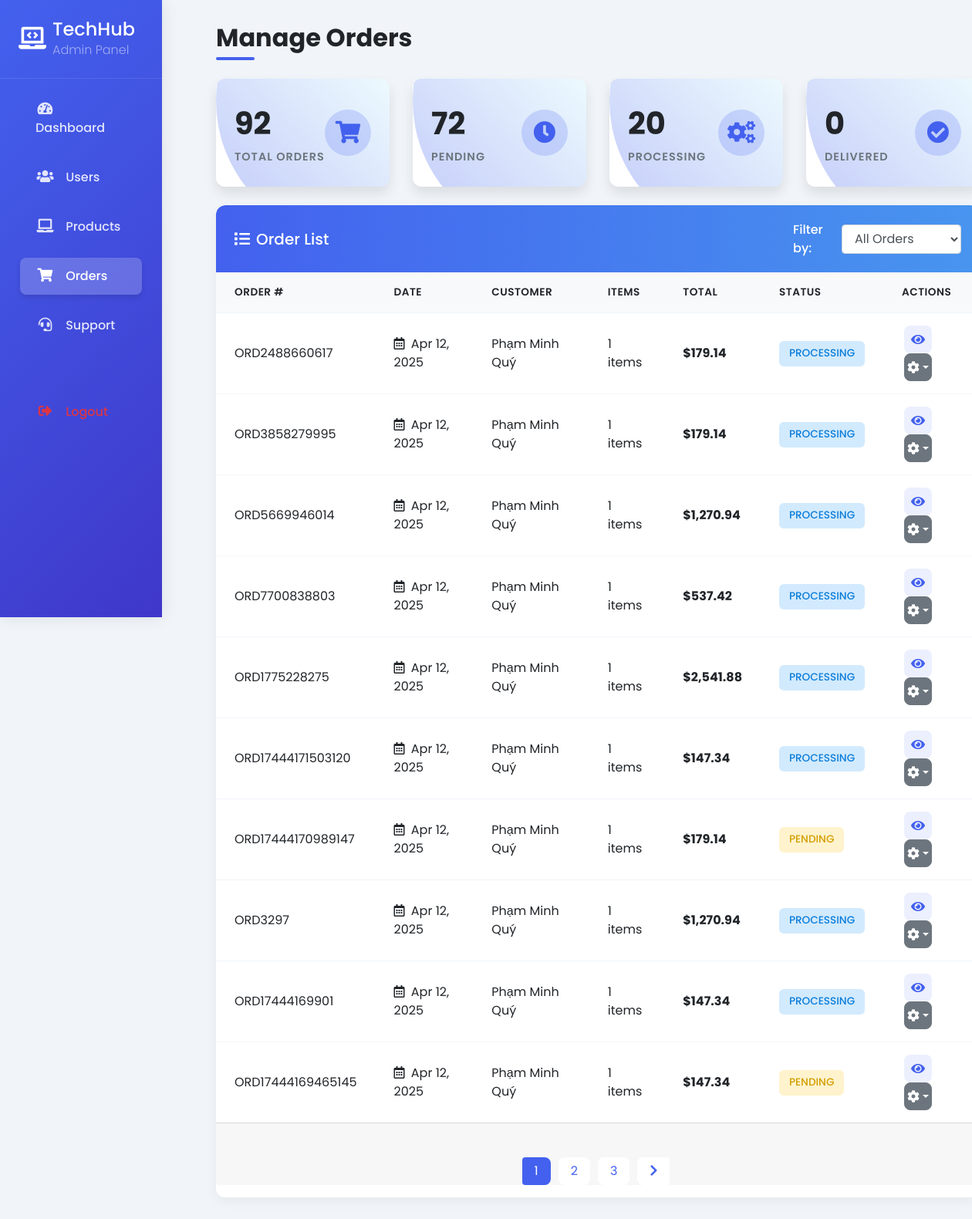
Page /admin/manage_orders.php (signed in) on the earlier database version.
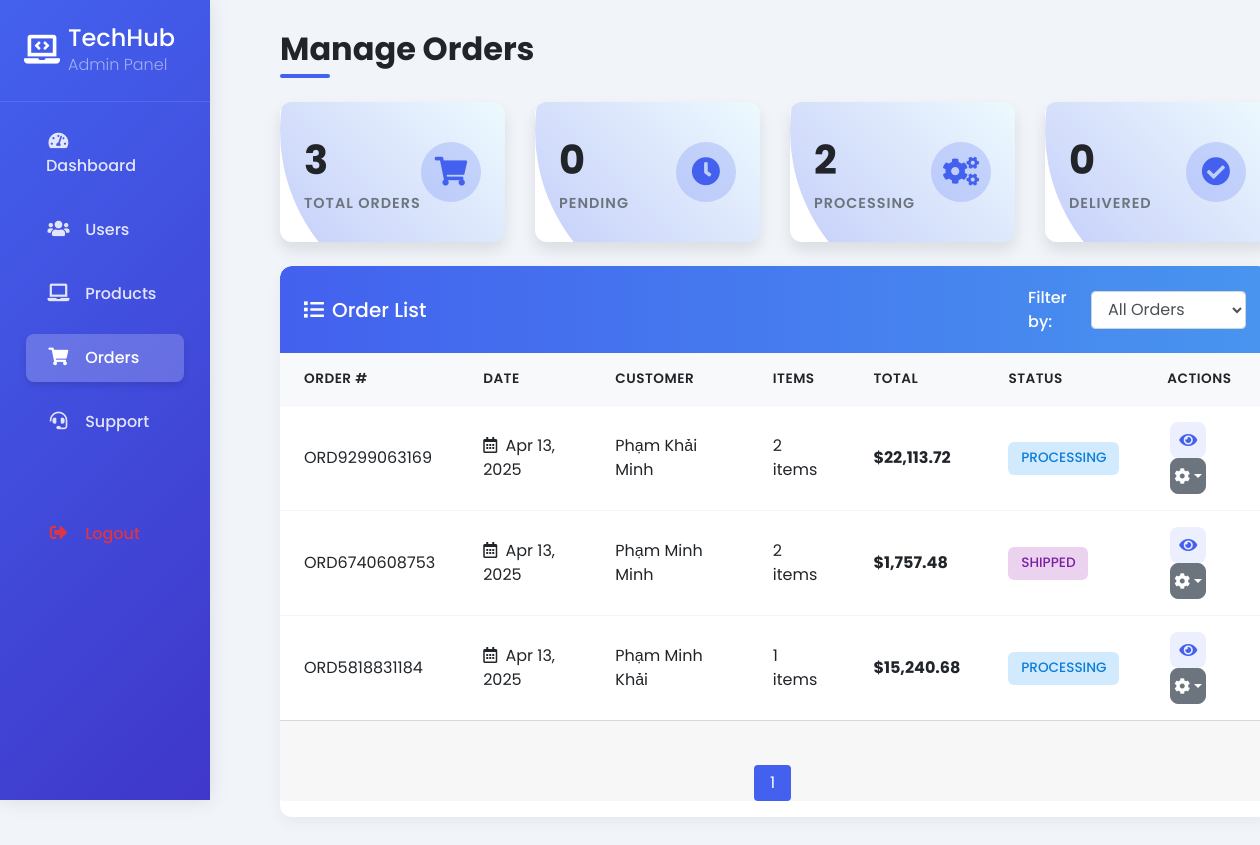
Same page on the later database version.
### tables this page shows
CREATE TABLE `orders` (
  `id` int(10) UNSIGNED NOT NULL,
  `customer_id` int(10) UNSIGNED DEFAULT NULL,
  `session_id` varchar(255) DEFAULT NULL,
  `order_number` varchar(50) NOT NULL,
  `status` varchar(50) DEFAULT 'Pending',
  `first_name` varchar(100) DEFAULT NULL,
  `last_name` varchar(100) DEFAULT NULL,
  `email` varchar(100) DEFAULT NULL,
  `phone` varchar(20) DEFAULT NULL,
  `address` text DEFAULT NULL,
  `city` varchar(100) DEFAULT NULL,
  `state` varchar(100) DEFAULT NULL,
  `country` varchar(100) DEFAULT NULL,
  `zip_code` varchar(20) DEFAULT NULL,
  `payment_method` varchar(50) DEFAULT NULL,
  `order_notes` text DEFAULT NULL,
  `subtotal` decimal(10,2) NOT NULL DEFAULT 0.00,
  `shipping` decimal(10,2) NOT NULL DEFAULT 0.00,
  `tax` decimal(10,2) NOT NULL DEFAULT 0.00,
  `total` decimal(10,2) NOT NULL DEFAULT 0.00,
  `created_at` timestamp NOT NULL DEFAULT current_timestamp(),
  `updated_at` timestamp NOT NULL DEFAULT current_timestamp() ON UPDATE current_timestamp()
);

### admin/manage_orders.php (the view, shortened to what the rows shown need)
<?php
require_once '../db_connect.php';
$status_filter = isset($_GET['status']) ? $_GET['status'] : '';
$page = isset($_GET['page']) ? (int)$_GET['page'] : 1;
$per_page = 10;
$offset = ($page - 1) * $per_page;
$query = "SELECT o.*,
          COUNT(oi.id) as item_count,
          CONCAT(o.first_name, ' ', o.last_name) as customer_name
          FROM orders o
          LEFT JOIN order_items oi ON o.id = oi.order_id";
$query .= " GROUP BY o.id ORDER BY o.created_at DESC";
$query .= " LIMIT ?, ?";
$stmt = $conn->prepare($query);
if (!empty($status_filter)) {
    $stmt->bind_param("sii", $status_filter, $offset, $per_page);
} else {
    $stmt->bind_param("ii", $offset, $per_page);
}
$stmt->execute();
$result = $stmt->get_result();
$orders = $result->fetch_all(MYSQLI_ASSOC);
?>
<!DOCTYPE html>
<html lang="en">
<head>
    <link rel="stylesheet" href="https://stackpath.bootstrapcdn.com/bootstrap/4.5.2/css/bootstrap.min.css">
    <link rel="stylesheet" href="https://cdnjs.cloudflare.com/ajax/libs/font-awesome/5.15.1/css/all.min.css">
</head>
<body>
    <div class="container-fluid">
        <div class="row">
            <div class="col-md-10 main-content">
                <h2 class="page-title">Manage Orders</h2>
                <div class="card">
                    <div class="card-body p-0">
                        <?php if (empty($orders)): ?>
                            <div class="p-4 text-center">
                                <i class="fas fa-box-open fa-3x mb-3 text-muted"></i>
                                <p class="text-muted">No orders found.</p>
                            </div>
                        <?php else: ?>
                            <div class="table-responsive">
                                <table class="table">
                                    <thead>
                                        <tr>
                                            <th>Order #</th>
                                            <th>Date</th>
                                            <th>Customer</th>
                                            <th>Items</th>
                                            <th>Total</th>
                                            <th>Status</th>
                                            <th>Actions</th>
                                        </tr>
                                    </thead>
                                    <tbody>
                                        <?php foreach ($orders as $order): ?>
                                            <tr>
                                                <td>
                                                    <div class="font-weight-medium"><?php echo htmlspecialchars($order['order_number']); ?></div>
                                                </td>
                                                <td>
                                                    <span class="date-badge">
                                                        <i class="far fa-calendar-alt mr-1"></i>
                                                        <?php echo date('M d, Y', strtotime($order['created_at'])); ?>
                                                    </span>
                                                </td>
                                                <td><?php echo htmlspecialchars($order['customer_name']); ?></td>
                                                <td><?php echo (int)$order['item_count']; ?> items</td>
                                                <td>
                                                    <div class="font-weight-bold">$<?php echo number_format($order['total'], 2); ?></div>
                                                </td>
                                                <td>
                                                    <?php
                                                        $status_class = 'status-' . strtolower($order['status']);
                                                        echo '<span class="status-badge ' . $status_class . '">' . htmlspecialchars($order['status']) . '</span>';
                                                    ?>
                                                </td>
                                                <td>
                                                    <a href="view_order.php?id=<?php echo $order['id']; ?>" class="btn btn-action btn-primary" title="View Order">
                                                        <i class="fas fa-eye"></i>
                                                    </a>
                                                    <div class="dropdown d-inline-block">
                                                        <button class="btn btn-action btn-secondary dropdown-toggle" type="button" id="dropdownMenuButton-<?php echo $order['id']; ?>" data-toggle="dropdown" aria-haspopup="true" aria-expanded="false" title="Update Status">
                                                            <i class="fas fa-cog"></i>
                                                        </button>
                                                    </div>
                                                </td>
                                            </tr>
                                        <?php endforeach; ?>
                                    </tbody>
                                </table>
                            </div>
                        <?php endif; ?>
                    </div>
                </div>
            </div>
        </div>
    </div>
</body>
</html>

Differences in the rows shown:
removed orders: order_number "ORD2488660617", created_at "Apr 12, 2025", customer_name "Phạm Minh Quý", item_count "1", total "179.14", status "PROCESSING"
removed orders: order_number "ORD3858279995", created_at "Apr 12, 2025", customer_name "Phạm Minh Quý", item_count "1", total "179.14", status "PROCESSING"
removed orders: order_number "ORD5669946014", created_at "Apr 12, 2025", customer_name "Phạm Minh Quý", item_count "1", total "1,270.94", status "PROCESSING"
removed orders: order_number "ORD7700838803", created_at "Apr 12, 2025", customer_name "Phạm Minh Quý", item_count "1", total "537.42", status "PROCESSING"
removed orders: order_number "ORD1775228275", created_at "Apr 12, 2025", customer_name "Phạm Minh Quý", item_count "1", total "2,541.88", status "PROCESSING"
removed orders: order_number "ORD17444171503120", created_at "Apr 12, 2025", customer_name "Phạm Minh Quý", item_count "1", total "147.34", status "PROCESSING"
removed orders: order_number "ORD17444170989147", created_at "Apr 12, 2025", customer_name "Phạm Minh Quý", item_count "1", total "179.14", status "PENDING"
removed orders: order_number "ORD3297", created_at "Apr 12, 2025", customer_name "Phạm Minh Quý", item_count "1", total "1,270.94", status "PROCESSING"
removed orders: order_number "ORD17444169901", created_at "Apr 12, 2025", customer_name "Phạm Minh Quý", item_count "1", total "147.34", status "PROCESSING"
removed orders: order_number "ORD17444169465145", created_at "Apr 12, 2025", customer_name "Phạm Minh Quý", item_count "1", total "147.34", status "PENDING"
added orders: order_number "ORD9299063169", created_at "Apr 13, 2025", customer_name "Phạm Khải Minh", item_count "2", total "22,113.72", status "PROCESSING"
added orders: order_number "ORD6740608753", created_at "Apr 13, 2025", customer_name "Phạm Minh Minh", item_count "2", total "1,757.48", status "SHIPPED"
added orders: order_number "ORD5818831184", created_at "Apr 13, 2025", customer_name "Phạm Minh Khải", item_count "1", total "15,240.68", status "PROCESSING"
Other differences:
$total_orders: "92" → "3"
$status_counts['Pending']: "72" → "0"
$status_counts['Processing']: "20" → "2"
list line gone: "2"
list line gone: "3"
